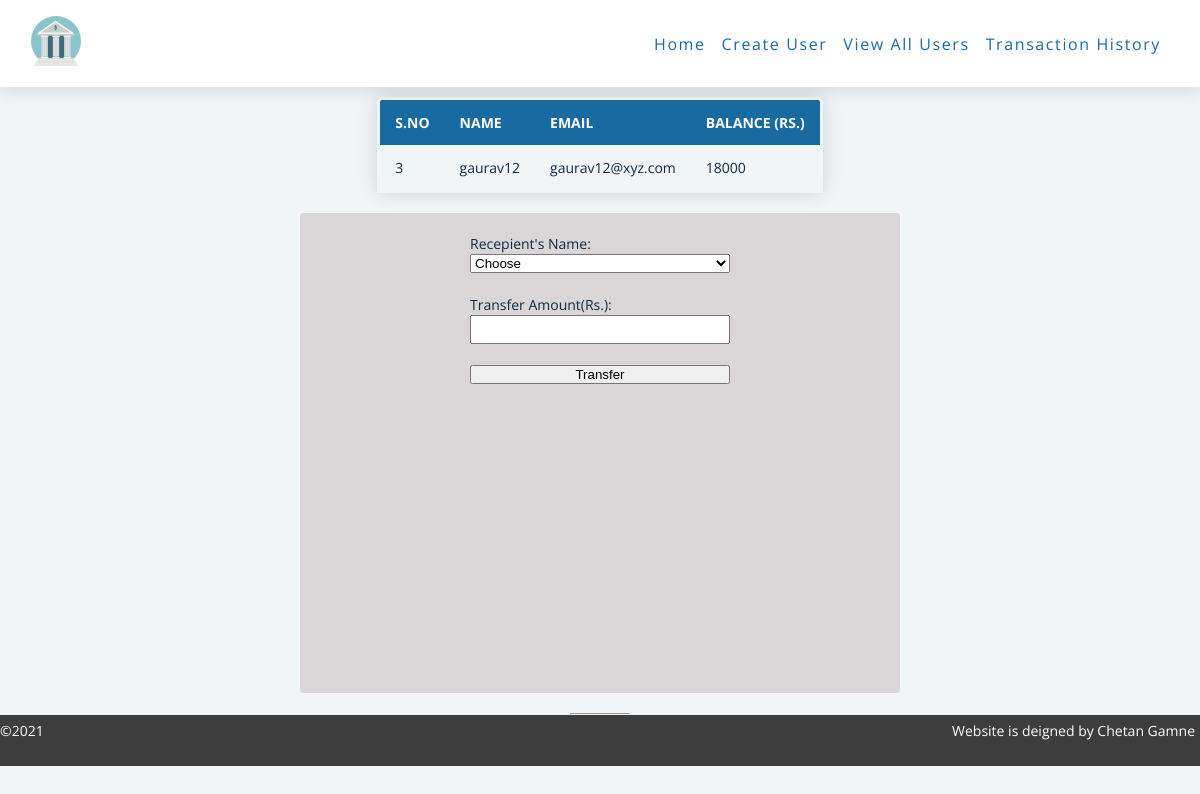
The page /transfer.php?sno=3 on the database its author committed.
### tables this page shows
CREATE TABLE `customers` (
  `sno` int(3) NOT NULL,
  `name` text NOT NULL,
  `email` varchar(22) NOT NULL,
  `phone` varchar(10) NOT NULL,
  `Balance` int(10) NOT NULL,
  `date` datetime NOT NULL DEFAULT current_timestamp()
);

### transfer.php (the view, shortened to what this page needs)
<?php include 'navbar.php';
?>
<?php
    include 'config.php';
?>
<!DOCTYPE html>
<html lang="en">
<head>
    <link rel="stylesheet" href="css/transfer.css">
</head>
<body>
    <?php
    $sid=$_GET['sno'];
    $sql="SELECT * FROM customers WHERE sno='$sid'";
    $result=$conn->query($sql);
    $row=mysqli_fetch_assoc($result);
     ?>
<table>
    <thead>
    <tr>
        <th>S.NO</th>
        <th>NAME</th>
        <th>EMAIL</th>
        <th>BALANCE (RS.)</th>
    </thead>
    <tr>
        <td data-label="S.NO"><?php echo $row['sno'];?></td>
        <td data-label="Name"><?php echo $row['name'];?></td>
        <td data-label="EMAIL"><?php echo $row['email'];?></td>
        <td data-label="BALANCE"><?php echo $row['Balance'];?></td>
    </tr>
    </table>
    <div class="form">
    <form method="post">
        Recepient's Name:
        <br>
        <select id="user" name="user">
            <option value="" selected disabled>Choose</option>
        </select>
        <br>
        Transfer Amount(Rs.):
        <br>
        <input type="text" name="amount" required>
        <br>
        <input type="submit"  name="submit" value="Transfer">
    </form>
</div>
    <?php include 'footer.php'; ?>
</body>
</html>

### css/styles.css (style rules this page uses)
body { font-family: "Open Sans", sans-serif; background: hsl(210, 36%, 96%); color: hsl(209, 61%, 16%); line-height: 1.5; font-size: 0.875rem; }

### css/transfer.css (style rules this page uses)
table { max-width: 50%; max-height: 90%; margin: 10px auto; border-collapse: collapse; border: 3px solid black; border-radius: 5px 5px 0 0; overflow: hidden; box-shadow: 0 0 20px rgba(0, 0, 0, 0.15); }
table tr th { background-color: hsl(205, 72%, 37%); color: white; text-align: left; font-weight: bold; }
th,td { padding: 12px 15px; }
.form { background-color: rgb(218, 214, 215); border-radius: 4px; max-width: 50%; margin: auto; margin-top: 20px; margin-bottom: 20px; height: 60vh; }
form { padding: 20px; max-width: 50%; max-height: 50%; margin: auto; display: flex; flex-direction: column; }
form input[name="amount"] { padding: 5px 0; }

### rows shown on the page
customers: sno "3", name "gaurav12", email "gaurav12@xyz.com", Balance "18000"
